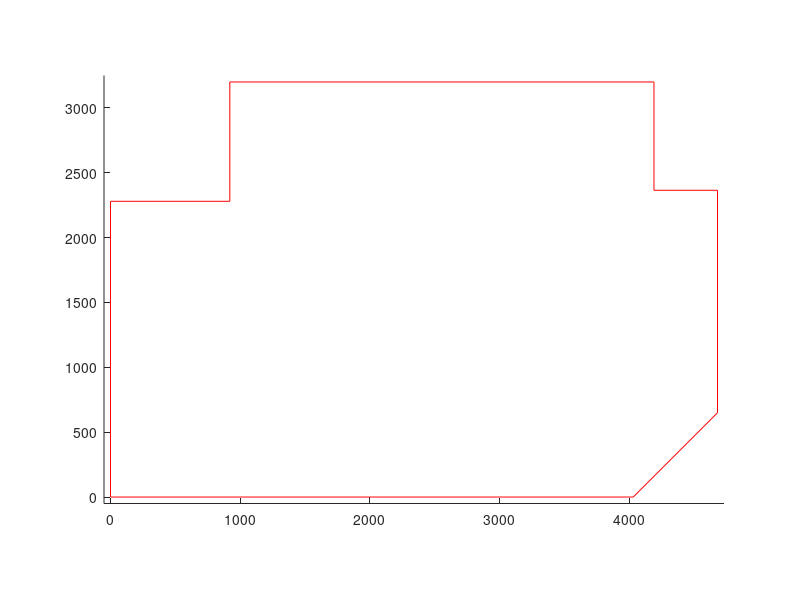

This figure's MATLAB source:
figure 1;
hold on;
%Configuracao do grafico
d = 50;
axis([0-d 4680+d 0-d 3200+d], "equal");

%Desenha os obstaculos no grafico
lines = [0	2280	920	2280
920	2280	920	3200
4190	2365	4680	2365
4190	2365	4190	3200
4030	0	4680	650
0 2280 0 0
0 0 4030 0
920 3200 4190 3200
4680 650 4680 2365];
for i = 1:size(lines, 1)
  plot([lines(i, 1) lines(i, 3)], [lines(i, 2) lines(i, 4)], '-r');
end